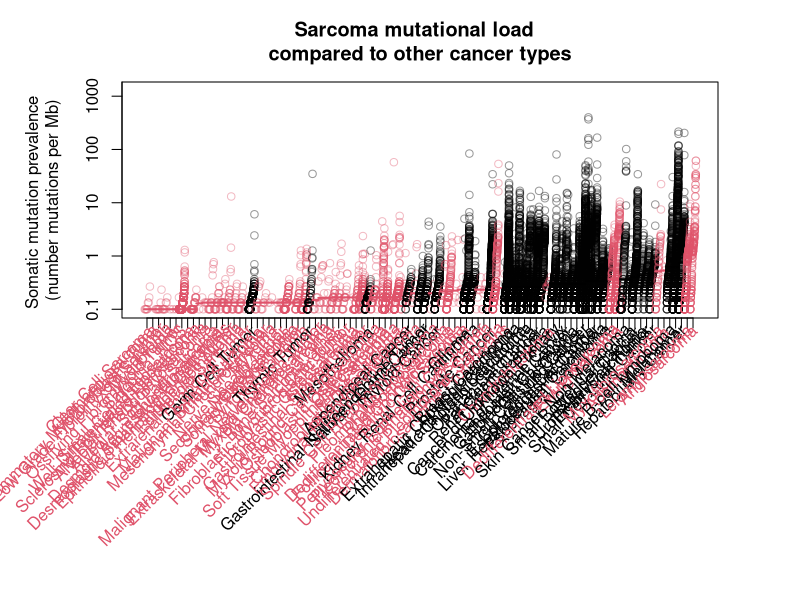

Here is the R script that generated this plot:
library(dplyr)


# data downloaded from: https://www.cbioportal.org/results/oncoprint?tab_index=tab_visualize&Action=Submit&session_id=61b9b128f8f71021ce57d922&clinicallist=CANCER_TYPE%2CCANCER_TYPE_DETAILED%2CMUTATION_COUNT%2CNO_CONTEXT_MUTATION_SIGNATURE&plots_horz_selection=%7B%7D&plots_vert_selection=%7B%7D&plots_coloring_selection=%7B%7D
#d <- readr::read_csv("sarcoma_pancancer_mutation.csv")

#https://www.cbioportal.org/results/oncoprint?cancer_study_list=msk_impact_2017%2Ces_dfarber_broad_2014%2Ces_iocurie_2014%2Csarc_tcga%2Crms_nih_2014%2Cangs_painter_2020%2Cusarc_msk_2020%2Cntrk_msk_2019%2Cpan_origimed_2020%2Cpancan_pcawg_2020%2Csarc_mskcc%2Cangs_project_painter_2018%2Cmetastatic_solid_tumors_mich_2017%2Cmixed_allen_2018%2Csummit_2018%2Ctmb_mskcc_2018&tab_index=tab_visualize&profileFilter=mutations%2Cfusion%2Ccna%2Cgistic%2Ccna_rae&case_set_id=all&Action=Submit&gene_list=TP53&clinicallist=CANCER_TYPE%2CCANCER_TYPE_DETAILED%2CMUTATION_COUNT%2CTMB_NONSYNONYMOUS&Z_SCORE_THRESHOLD=2.0&RPPA_SCORE_THRESHOLD=2.0&geneset_list=%20

d <- read.csv("input/PATIENT_DATA_oncoprint.tsv", sep= "\t")
d <- t(d)
d <- data.frame(d)
colnames(d) <- d[1,] 
d <- d[-c(1,2),]
d <- d[,1:3]
colnames(d) <- c("Cancer.Type", "Cancer.Type.Detailed", "Mutation.Count")
d[,3] <- as.numeric(d[,3])
d$Mutation.Count <- d$Mutation.Count/30 #mutation n * 1 Mb/ Exom Mb ~ 30Mb

#expand the sarcoma category 
d$new.type <- d$Cancer.Type
d$new.type <- ifelse(d$Cancer.Type %in% c("Nerve Sheath Tumor",
                                          "Peripheral Nervous System",
                                          "Bone Cancer",
                                          "Bone Sarcoma",
                                          "Soft Tissue Sarcoma"), d$Cancer.Type.Detailed, d$Cancer.Type)
#create a 01 classifier for sarcoma
d$isSarco <- ifelse(d$Cancer.Type %in% c("Nerve Sheath Tumor",
                                         "Peripheral Nervous System",
                                         "Bone Cancer",
                                         "Bone Sarcoma",
                                         "Soft Tissue Sarcoma", 
                                         "Uterine Sarcoma",
                                         "Gastrointestinal Stromal Tumor",
                                         "Breast Sarcoma" ), 1, 0)

# #group UPS
# d$new.type[d$new.type=="Undifferentiated Pleomorphic Sarcoma/Malignant Fibrous Histiocytoma/High-Grade Spindle Cell Sarcoma"] <- "Undifferentiated Pleomorphic Sarcoma"
# d$new.type[d$new.type=="Undifferentiated Pleomorphic Sarcoma Malignant Fibrous Histiocytoma"] <- "Undifferentiated Pleomorphic Sarcoma"
# d$new.type[d$new.type=="Unclassified Sarcoma"] <- "Undifferentiated Pleomorphic Sarcoma"
# d$new.type[d$new.type=="Soft Tissue Sarcoma"] <- "Undifferentiated Pleomorphic Sarcoma"
# d$new.type[d$new.type=="Soft Tissue Sarcoma Other"] <- "Undifferentiated Pleomorphic Sarcoma"
# d$new.type[d$new.type=="Undifferentiated Sarcoma"] <- "Undifferentiated Pleomorphic Sarcoma"
# d$new.type[d$new.type=="Spindle Cell Sarcoma"] <- "Undifferentiated Pleomorphic Sarcoma"
# d$new.type[d$new.type=="Sarcoma, NOS"] <- "Undifferentiated Pleomorphic Sarcoma"
# d$new.type[d$new.type=="Mixed"] <- "Undifferentiated Pleomorphic Sarcoma"

#group UPS
d$new.type[d$new.type=="Undifferentiated Pleomorphic Sarcoma/Malignant Fibrous Histiocytoma/High-Grade Spindle Cell Sarcoma"] <- "Undifferentiated Pleomorphic Sarcoma"
d$new.type[d$new.type=="Undifferentiated Pleomorphic Sarcoma Malignant Fibrous Histiocytoma"] <- "Undifferentiated Pleomorphic Sarcoma"
d$new.type[d$new.type=="Unclassified Sarcoma"] <- "Sarcoma, NOS"
d$new.type[d$new.type=="Soft Tissue Sarcoma"] <- "Sarcoma, NOS"
d$new.type[d$new.type=="Soft Tissue Sarcoma Other"] <- "Sarcoma, NOS"
d$new.type[d$new.type=="Undifferentiated Sarcoma"] <- "Sarcoma, NOS"
d$new.type[d$new.type=="Spindle Cell Sarcoma"] <- "Sarcoma, NOS"
d$new.type[d$new.type=="Sarcoma, NOS"] <- "Sarcoma, NOS"
d$new.type[d$new.type=="Mixed"] <- "Sarcoma, NOS"



#grouping other Sarcoma 
d$new.type[d$new.type=="Low grade Fibromyxoid Sarcoma"] <- "Low-Grade Fibromyxoid Sarcoma"
d$new.type[d$new.type=="Mucinous Liposarcoma"] <- "Myxoid/Round-Cell Liposarcoma"
d$new.type[d$new.type=="Myxoid Fibrosarcoma"] <- "Myxofibrosarcoma"
d$new.type[d$new.type=="Proximal-Type Epithelioid Sarcoma"] <- "Epithelioid Sarcoma"
d$new.type[d$new.type=="Solitary Fibrous Tumor/Hemangiopericytoma"] <- "Solitary Fibrous Tumor"
d$new.type[d$new.type=="Well Differentiated Liposarcoma"] <- "Well-Differentiated Liposarcoma"
d$new.type[d$new.type=="Liposarcoma"] <- "Dedifferentiated Liposarcoma"
d$new.type[d$new.type=="Histiocytic Dendritic Cell Sarcoma"] <- "Follicular Dendritic Cell Sarcoma"
d$new.type[d$new.type=="Fibromatosis"] <- "Desmoid/Aggressive Fibromatosis"
d$new.type[d$new.type=="Inflammatory Myofibroblastic Lung Tumor"] <- "Inflammatory Myofibroblastic Tumor"

#filter the histology to display to the group with more than 50 cases
hist.to.view <- d %>% group_by(Cancer.Type) %>% 
  summarise(N=n()) %>% filter(N > 50) 

d <- d[d$Cancer.Type %in% unique(hist.to.view$Cancer.Type),]

#group repeated histologies
d$new.type[d$new.type=="Breast Cancer"] <- "Breast Carcinoma"
d$new.type[d$new.type=="Colorectal Cancer"] <- "Colorectal Carcinoma"
d$new.type[d$new.type=="Cervical Cancer"] <- "Carcinoma of Uterine Cervix"
d$new.type[d$new.type=="Uterine Corpus Endometrial Carcinoma"] <- "Endometrial Cancer"
d$new.type[d$new.type=="Head and Neck Cancer"] <- "Head and Neck Carcinoma"
d$new.type[d$new.type=="Mature B-Cell Neoplasms"] <- "Mature B-cell lymphoma"
d$new.type[d$new.type=="Non Small Cell Lung Cancer"] <- "Non-Small Cell Lung Cancer"
d$new.type[d$new.type=="Ovarian Cancer"] <- "Ovarian Carcinoma"


#create a vector of histologies oredered by median mutation
ord_by_median <- 
  d %>% group_by(new.type, isSarco) %>% 
  summarise(median.mut = median(log10(Mutation.Count+0.1))) %>%
  arrange(median.mut)

d$new.type <- factor(d$new.type, 
                     levels = ord_by_median$new.type)




png("output/mut.png", 
     units = "in", 
     width = 25, height = 8, res = 300)
par(mar=c(14, 6, 4, 4) + 0.1)
plot(log10(d$Mutation.Count+0.1), type="n",
     ylim = c(log10(0.1),log10(max(d$Mutation.Count))+0.5), 
     xlim = c(0,length(d$Cancer.Type)),
     xaxt="n", yaxt="n",xlab="",ylab = "Somatic mutation prevalence \n(number mutations per Mb)",
     main = "Sarcoma mutational load  \ncompared to other cancer types" )
for(i in 1:length(levels(d$new.type))){
  set_x <-length(d$Cancer.Type)/length(levels(d$new.type))
  class_length <- sum(as.numeric(d$new.type)==i)
  unit_in_tum <- set_x/sum(as.numeric(d$new.type)==i)
  points(x=set_x*(i-1)+unit_in_tum*1:class_length,
         y=log10(d$Mutation.Count[as.numeric(d$new.type)==i]+0.1),
         col= scales::alpha(d$isSarco[as.numeric(d$new.type)==i]+1, 
                            alpha = 0.4))
  segments(x0=set_x*(i-1), 
           x1=set_x*i, 
           y0=ord_by_median$median.mut[i],
           col=d$isSarco[as.numeric(d$new.type)==i]+1,
           lwd=2)
}
axis(side = 1, at=1:length(levels(d$new.type))*set_x-set_x/2,
     labels = FALSE)

text(x=1:length(levels(d$new.type))*set_x-set_x/2,
     y= par("usr")[3] - 0.25,
     labels = ord_by_median$new.type, srt = 45,
     xpd = NA,
     adj = 0.97,
     col = ord_by_median$isSarco +1 )

axis(side=2, at=-1:4, 
      labels = c(0.1,1,10,100,1000,10000))
dev.off()

